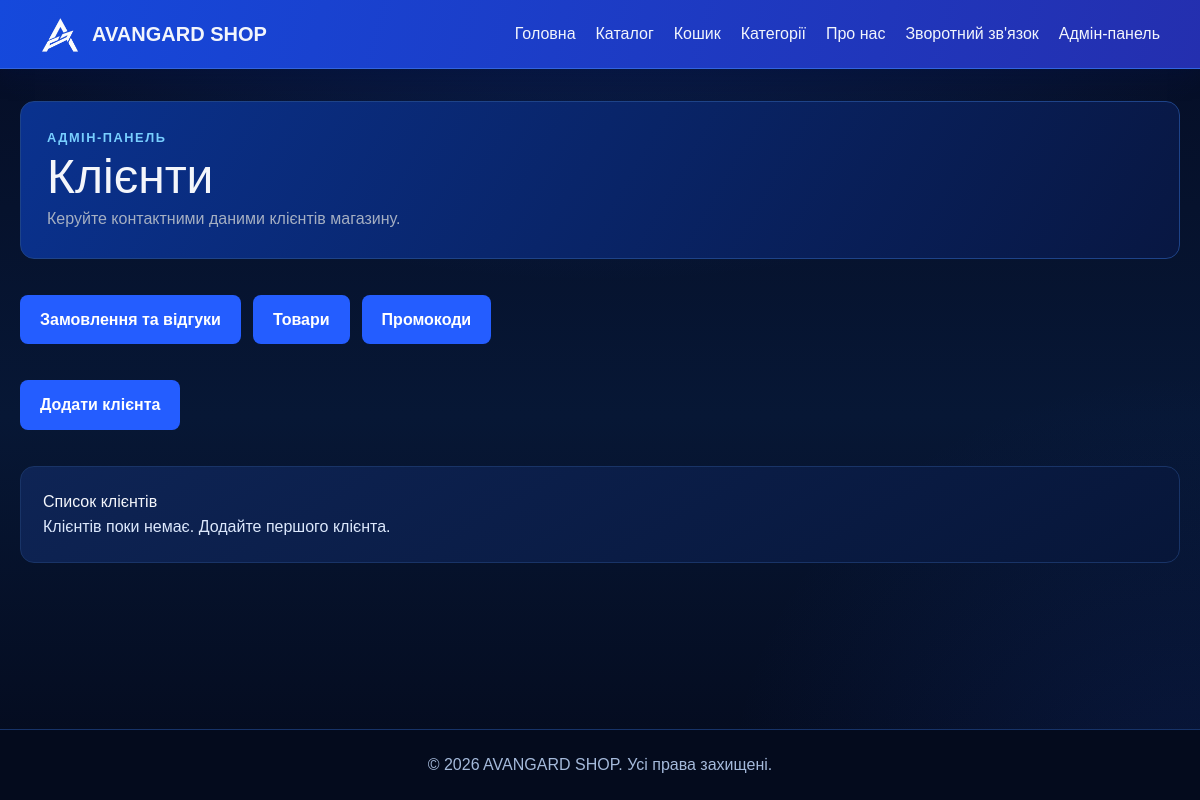
Page /admin/clients on the earlier database version.
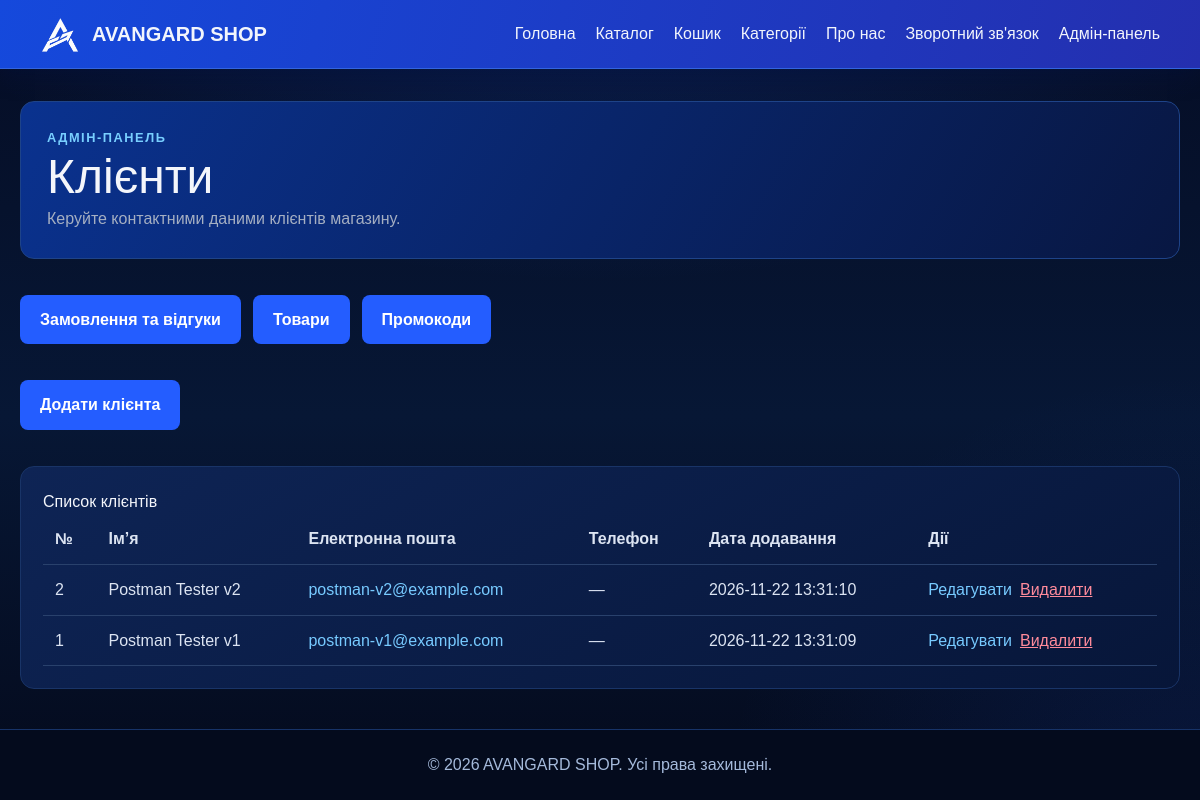
Same page on the later database version.
### tables this page shows
CREATE TABLE clients (
    id         INTEGER PRIMARY KEY AUTOINCREMENT,
    name       TEXT NOT NULL,
    email      TEXT NOT NULL UNIQUE,
    phone      TEXT NOT NULL DEFAULT '',
    created_at TEXT NOT NULL
);

### routes/admin.py (the view)
@admin_bp.route('/clients')
def clients():
    return render_template('admin_clients.html', clients=models.get_clients())

### app.py (called while the page is built)
@app.context_processor
def inject_globals():
    return {
        'current_year': datetime.now().year,
        'cart_count': sum(session.get('cart', {}).values()),
    }

### models.py (called while the page is built)
def get_db():
    if 'db' not in g:
        g.db = sqlite3.connect(current_app.config['DATABASE'])
        g.db.row_factory = sqlite3.Row
        g.db.execute('PRAGMA foreign_keys = ON')
    return g.db

def get_clients():
    return get_db().execute('SELECT * FROM clients ORDER BY id DESC').fetchall()

### templates/admin_clients.html (shortened to what this page needs)
{% extends "base.html" %}
{% block content %}
<section class="page-intro">
    <p class="eyebrow">АДМІН-ПАНЕЛЬ</p>
    <h1>Клієнти</h1>
    <p>Керуйте контактними даними клієнтів магазину.</p>
</section>
<nav class="mt-6 flex flex-wrap gap-3" aria-label="Розділи адмін-панелі">
    <a href="{{ url_for('admin.admin') }}" class="button">Замовлення та відгуки</a>
    <a href="{{ url_for('admin.products') }}" class="button">Товари</a>
    <a href="{{ url_for('admin.promos') }}" class="button">Промокоди</a>
</nav>
<div class="mt-6">
    <a href="{{ url_for('admin.new_client') }}" class="button">Додати клієнта</a>
</div>
<section class="catalog-section">
    <h2>Список клієнтів</h2>
    {% if clients %}
    <div class="overflow-x-auto">
        <table class="w-full border-collapse">
            <thead>
                <tr class="border-b border-gray-300 text-left">
                    <th class="p-3">№</th>
                    <th class="p-3">Ім’я</th>
                    <th class="p-3">Електронна пошта</th>
                    <th class="p-3">Телефон</th>
                    <th class="p-3">Дата додавання</th>
                    <th class="p-3">Дії</th>
                </tr>
            </thead>
            <tbody>
                {% for client in clients %}
                <tr class="border-b border-gray-200">
                    <td class="p-3">{{ client['id'] }}</td>
                    <td class="p-3">{{ client['name'] }}</td>
                    <td class="p-3">
                        <a href="mailto:{{ client['email'] }}">{{ client['email'] }}</a>
                    </td>
                    <td class="p-3">{{ client['phone'] or '—' }}</td>
                    <td class="p-3">{{ client['created_at'] }}</td>
                    <td class="p-3">
                        <div class="flex flex-wrap gap-2">
                            <a href="{{ url_for('admin.edit_client', client_id=client['id']) }}">
                                Редагувати
                            </a>
                            <form
                                action="{{ url_for('admin.delete_client', client_id=client['id']) }}"
                                method="post"
                                onsubmit="return confirm('Видалити клієнта «{{ client['name'] }}»?')"
                            >
                                <button type="submit" class="text-red-700 underline">
                                    Видалити
                                </button>
                            </form>
                        </div>
                    </td>
                </tr>
                {% endfor %}
            </tbody>
        </table>
    </div>
    {% else %}
    <p>Клієнтів поки немає. Додайте першого клієнта.</p>
    {% endif %}
</section>
{% endblock %}

Differences in the rows shown:
added clients: id "2", name "Postman Tester v2", email "postman-v2@example.com", phone "—", created_at "2026-11-22 13:31:10"
added clients: id "1", name "Postman Tester v1", email "postman-v1@example.com", phone "—", created_at "2026-11-22 13:31:09"
Other differences:
text no longer shown: "Клієнтів поки немає. Додайте першого клієнта."
text now shown: "№ Ім’я Електронна пошта Телефон Дата додавання Дії"
